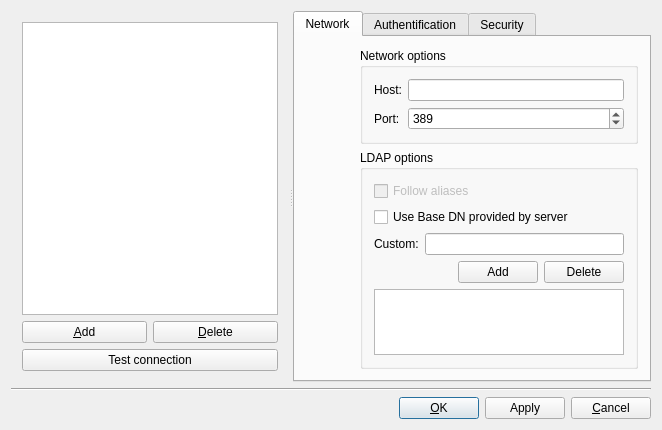
<?xml version="1.0" encoding="UTF-8"?>
<ui version="4.0">
 <author>Wido Depping</author>
 <comment>###########################################################################
#    Copyright (C) 2003 by Wido Depping                                      
#    &lt;wido.depping@tu-clausthal.de&gt;                                                             
#
# Copyright: See COPYING file that comes with this distribution
#
###########################################################################
</comment>
 <class>ServerDialogDesign</class>
 <widget class="QDialog" name="ServerDialogDesign">
  <property name="geometry">
   <rect>
    <x>0</x>
    <y>0</y>
    <width>662</width>
    <height>430</height>
   </rect>
  </property>
  <property name="minimumSize">
   <size>
    <width>550</width>
    <height>350</height>
   </size>
  </property>
  <property name="windowTitle">
   <string>Manage Server List</string>
  </property>
  <layout class="QVBoxLayout">
   <item>
    <widget class="QSplitter" name="splitter">
     <property name="sizePolicy">
      <sizepolicy hsizetype="Expanding" vsizetype="Expanding">
       <horstretch>0</horstretch>
       <verstretch>0</verstretch>
      </sizepolicy>
     </property>
     <property name="orientation">
      <enum>Qt::Horizontal</enum>
     </property>
     <property name="childrenCollapsible">
      <bool>false</bool>
     </property>
     <widget class="QWidget" name="layout3">
      <layout class="QGridLayout" name="serverListGrid">
       <item row="0" column="0" colspan="2">
        <widget class="QListView" name="serverListView">
         <property name="sizePolicy">
          <sizepolicy hsizetype="Expanding" vsizetype="Expanding">
           <horstretch>0</horstretch>
           <verstretch>0</verstretch>
          </sizepolicy>
         </property>
        </widget>
       </item>
       <item row="1" column="0">
        <widget class="QPushButton" name="addButton">
         <property name="text">
          <string>&amp;Add</string>
         </property>
         <property name="autoDefault">
          <bool>true</bool>
         </property>
         <property name="default">
          <bool>false</bool>
         </property>
        </widget>
       </item>
       <item row="1" column="1">
        <widget class="QPushButton" name="deleteButton">
         <property name="text">
          <string>&amp;Delete</string>
         </property>
         <property name="autoDefault">
          <bool>true</bool>
         </property>
        </widget>
       </item>
       <item row="2" column="0" colspan="2">
        <widget class="QPushButton" name="testConnectionButton">
         <property name="text">
          <string>Test connection</string>
         </property>
        </widget>
       </item>
      </layout>
     </widget>
     <widget class="QTabWidget" name="tabWidget">
      <property name="enabled">
       <bool>true</bool>
      </property>
      <property name="sizePolicy">
       <sizepolicy hsizetype="Expanding" vsizetype="Expanding">
        <horstretch>1</horstretch>
        <verstretch>0</verstretch>
       </sizepolicy>
      </property>
      <property name="minimumSize">
       <size>
        <width>48</width>
        <height>48</height>
       </size>
      </property>
      <property name="currentIndex">
       <number>0</number>
      </property>
      <widget class="QWidget" name="networkTab">
       <attribute name="title">
        <string>Network</string>
       </attribute>
       <layout class="QGridLayout">
        <item row="0" column="0">
         <widget class="QLabel" name="networkIcon">
          <property name="sizePolicy">
           <sizepolicy hsizetype="Fixed" vsizetype="Fixed">
            <horstretch>0</horstretch>
            <verstretch>0</verstretch>
           </sizepolicy>
          </property>
          <property name="minimumSize">
           <size>
            <width>48</width>
            <height>48</height>
           </size>
          </property>
          <property name="text">
           <string/>
          </property>
         </widget>
        </item>
        <item row="0" column="1" rowspan="2" colspan="2">
         <layout class="QGridLayout" name="networkOptGrid">
          <item row="0" column="0">
           <widget class="QGroupBox" name="networkGroup">
            <property name="title">
             <string>Network options</string>
            </property>
            <layout class="QGridLayout" name="gridLayout_5">
             <item row="0" column="0">
              <layout class="QGridLayout" name="networkGrid">
               <item row="0" column="0">
                <widget class="QLabel" name="hostLabel">
                 <property name="text">
                  <string>Host:</string>
                 </property>
                 <property name="buddy">
                  <cstring>hostEdit</cstring>
                 </property>
                </widget>
               </item>
               <item row="0" column="1">
                <widget class="QLineEdit" name="hostEdit"/>
               </item>
               <item row="2" column="0">
                <widget class="QLabel" name="portLabel">
                 <property name="text">
                  <string>Port:</string>
                 </property>
                 <property name="buddy">
                  <cstring>portSpinBox</cstring>
                 </property>
                </widget>
               </item>
               <item row="2" column="1">
                <widget class="QSpinBox" name="portSpinBox">
                 <property name="sizePolicy">
                  <sizepolicy hsizetype="Expanding" vsizetype="Fixed">
                   <horstretch>0</horstretch>
                   <verstretch>0</verstretch>
                  </sizepolicy>
                 </property>
                 <property name="maximum">
                  <number>99999</number>
                 </property>
                 <property name="value">
                  <number>389</number>
                 </property>
                </widget>
               </item>
              </layout>
             </item>
            </layout>
           </widget>
          </item>
          <item row="1" column="0">
           <widget class="QGroupBox" name="LDAPGroup">
            <property name="title">
             <string>LDAP options</string>
            </property>
            <layout class="QGridLayout" name="gridLayout_7">
             <item row="0" column="0">
              <layout class="QGridLayout" name="LDAPGrid">
               <item row="0" column="0" colspan="2">
                <widget class="QCheckBox" name="aliasBox">
                 <property name="enabled">
                  <bool>false</bool>
                 </property>
                 <property name="text">
                  <string>Follow aliases</string>
                 </property>
                </widget>
               </item>
               <item row="1" column="0" colspan="2">
                <widget class="QCheckBox" name="baseDNBox">
                 <property name="text">
                  <string>Use Base DN provided by server</string>
                 </property>
                </widget>
               </item>
               <item row="2" column="0">
                <widget class="QLabel" name="baseDNLabel">
                 <property name="sizePolicy">
                  <sizepolicy hsizetype="Maximum" vsizetype="Preferred">
                   <horstretch>0</horstretch>
                   <verstretch>0</verstretch>
                  </sizepolicy>
                 </property>
                 <property name="text">
                  <string>Custom:</string>
                 </property>
                </widget>
               </item>
               <item row="2" column="1">
                <widget class="QLineEdit" name="baseDNEdit"/>
               </item>
               <item row="3" column="1">
                <layout class="QHBoxLayout" name="hLayout">
                 <item>
                  <spacer name="horizontalSpacer">
                   <property name="orientation">
                    <enum>Qt::Horizontal</enum>
                   </property>
                   <property name="sizeHint" stdset="0">
                    <size>
                     <width>40</width>
                     <height>20</height>
                    </size>
                   </property>
                  </spacer>
                 </item>
                 <item>
                  <widget class="QPushButton" name="addBaseDNButton">
                   <property name="text">
                    <string>Add</string>
                   </property>
                   <property name="autoDefault">
                    <bool>false</bool>
                   </property>
                  </widget>
                 </item>
                 <item>
                  <widget class="QPushButton" name="deleteBaseDNButton">
                   <property name="text">
                    <string>Delete</string>
                   </property>
                   <property name="autoDefault">
                    <bool>false</bool>
                   </property>
                  </widget>
                 </item>
                </layout>
               </item>
               <item row="4" column="0" colspan="2">
                <widget class="QListWidget" name="baseDNListWidget"/>
               </item>
              </layout>
             </item>
            </layout>
           </widget>
          </item>
         </layout>
        </item>
        <item row="1" column="0">
         <spacer name="networkIconSpacer">
          <property name="orientation">
           <enum>Qt::Vertical</enum>
          </property>
          <property name="sizeHint" stdset="0">
           <size>
            <width>20</width>
            <height>40</height>
           </size>
          </property>
         </spacer>
        </item>
       </layout>
      </widget>
      <widget class="QWidget" name="tab">
       <attribute name="title">
        <string>Authentification</string>
       </attribute>
       <layout class="QGridLayout" name="gridLayout_3">
        <item row="0" column="1" rowspan="2">
         <layout class="QGridLayout" name="gridLayout">
          <item row="5" column="2">
           <widget class="QGroupBox" name="bindOptGroup">
            <property name="title">
             <string>Bind options</string>
            </property>
            <layout class="QGridLayout" name="gridLayout_8">
             <item row="0" column="0">
              <layout class="QGridLayout" name="bindOptGrid">
               <item row="0" column="0" colspan="2">
                <widget class="QCheckBox" name="bindAnonBox">
                 <property name="text">
                  <string>Anonymous bind</string>
                 </property>
                 <property name="checked">
                  <bool>true</bool>
                 </property>
                </widget>
               </item>
               <item row="1" column="0">
                <widget class="QLabel" name="mechanismLabel">
                 <property name="sizePolicy">
                  <sizepolicy hsizetype="Maximum" vsizetype="Preferred">
                   <horstretch>0</horstretch>
                   <verstretch>0</verstretch>
                  </sizepolicy>
                 </property>
                 <property name="text">
                  <string>Mechanism:</string>
                 </property>
                 <property name="buddy">
                  <cstring>mechanismBox</cstring>
                 </property>
                </widget>
               </item>
               <item row="1" column="1">
                <widget class="QComboBox" name="mechanismBox">
                 <property name="enabled">
                  <bool>false</bool>
                 </property>
                 <property name="sizePolicy">
                  <sizepolicy hsizetype="Expanding" vsizetype="Fixed">
                   <horstretch>0</horstretch>
                   <verstretch>0</verstretch>
                  </sizepolicy>
                 </property>
                 <item>
                  <property name="text">
                   <string>SIMPLE</string>
                  </property>
                 </item>
                 <item>
                  <property name="text">
                   <string>SASL CRAM-MD5</string>
                  </property>
                 </item>
                 <item>
                  <property name="text">
                   <string>SASL DIGEST-MD5</string>
                  </property>
                 </item>
                 <item>
                  <property name="text">
                   <string>SASL EXTERNAL</string>
                  </property>
                 </item>
                 <item>
                  <property name="text">
                   <string>SASL GSSAPI</string>
                  </property>
                 </item>
                 <item>
                  <property name="text">
                   <string>SASL Login</string>
                  </property>
                 </item>
                 <item>
                  <property name="text">
                   <string>SASL Plain</string>
                  </property>
                 </item>
                </widget>
               </item>
               <item row="2" column="0">
                <widget class="QLabel" name="bindAsLabel">
                 <property name="sizePolicy">
                  <sizepolicy hsizetype="Maximum" vsizetype="Preferred">
                   <horstretch>0</horstretch>
                   <verstretch>0</verstretch>
                  </sizepolicy>
                 </property>
                 <property name="text">
                  <string>Bind as:</string>
                 </property>
                 <property name="buddy">
                  <cstring>bindAsEdit</cstring>
                 </property>
                </widget>
               </item>
               <item row="2" column="1">
                <widget class="QLineEdit" name="bindAsEdit">
                 <property name="enabled">
                  <bool>false</bool>
                 </property>
                </widget>
               </item>
               <item row="3" column="0">
                <widget class="QLabel" name="passwordLabel">
                 <property name="sizePolicy">
                  <sizepolicy hsizetype="Maximum" vsizetype="Preferred">
                   <horstretch>0</horstretch>
                   <verstretch>0</verstretch>
                  </sizepolicy>
                 </property>
                 <property name="text">
                  <string>Password:</string>
                 </property>
                 <property name="buddy">
                  <cstring>passwordEdit</cstring>
                 </property>
                </widget>
               </item>
               <item row="3" column="1">
                <widget class="QLineEdit" name="passwordEdit">
                 <property name="enabled">
                  <bool>false</bool>
                 </property>
                 <property name="echoMode">
                  <enum>QLineEdit::Password</enum>
                 </property>
                </widget>
               </item>
              </layout>
             </item>
             <item row="1" column="0">
              <spacer name="vspacer1">
               <property name="orientation">
                <enum>Qt::Vertical</enum>
               </property>
               <property name="sizeHint" stdset="0">
                <size>
                 <width>20</width>
                 <height>40</height>
                </size>
               </property>
              </spacer>
             </item>
            </layout>
           </widget>
          </item>
         </layout>
        </item>
        <item row="0" column="0">
         <widget class="QLabel" name="authIcon">
          <property name="sizePolicy">
           <sizepolicy hsizetype="Fixed" vsizetype="Fixed">
            <horstretch>0</horstretch>
            <verstretch>0</verstretch>
           </sizepolicy>
          </property>
          <property name="minimumSize">
           <size>
            <width>48</width>
            <height>48</height>
           </size>
          </property>
          <property name="text">
           <string/>
          </property>
         </widget>
        </item>
        <item row="1" column="0">
         <spacer name="authIconSpacer">
          <property name="orientation">
           <enum>Qt::Vertical</enum>
          </property>
          <property name="sizeHint" stdset="0">
           <size>
            <width>20</width>
            <height>40</height>
           </size>
          </property>
         </spacer>
        </item>
       </layout>
      </widget>
      <widget class="QWidget" name="securityTab">
       <attribute name="title">
        <string>Security</string>
       </attribute>
       <layout class="QGridLayout" name="gridLayout_4">
        <item row="0" column="0">
         <widget class="QLabel" name="securityIcon">
          <property name="sizePolicy">
           <sizepolicy hsizetype="Fixed" vsizetype="Fixed">
            <horstretch>0</horstretch>
            <verstretch>0</verstretch>
           </sizepolicy>
          </property>
          <property name="minimumSize">
           <size>
            <width>48</width>
            <height>48</height>
           </size>
          </property>
          <property name="text">
           <string/>
          </property>
         </widget>
        </item>
        <item row="0" column="1" rowspan="2">
         <layout class="QGridLayout" name="securityGridLayout">
          <item row="0" column="0">
           <widget class="QGroupBox" name="securityOptGroup">
            <property name="sizePolicy">
             <sizepolicy hsizetype="Preferred" vsizetype="Maximum">
              <horstretch>0</horstretch>
              <verstretch>0</verstretch>
             </sizepolicy>
            </property>
            <property name="title">
             <string>Security options</string>
            </property>
            <layout class="QGridLayout" name="gridLayout_9">
             <item row="0" column="0">
              <widget class="QComboBox" name="encryptionBox">
               <property name="sizePolicy">
                <sizepolicy hsizetype="Expanding" vsizetype="Fixed">
                 <horstretch>0</horstretch>
                 <verstretch>0</verstretch>
                </sizepolicy>
               </property>
               <property name="minimumSize">
                <size>
                 <width>0</width>
                 <height>20</height>
                </size>
               </property>
               <item>
                <property name="text">
                 <string>Unencrypted connection</string>
                </property>
               </item>
               <item>
                <property name="text">
                 <string>Transport Layer Security (TLS)</string>
                </property>
               </item>
               <item>
                <property name="text">
                 <string>Secure Socket Layer (SSL)</string>
                </property>
               </item>
              </widget>
             </item>
            </layout>
           </widget>
          </item>
          <item row="1" column="0">
           <widget class="QGroupBox" name="serverCertGroup">
            <property name="sizePolicy">
             <sizepolicy hsizetype="Preferred" vsizetype="Maximum">
              <horstretch>0</horstretch>
              <verstretch>0</verstretch>
             </sizepolicy>
            </property>
            <property name="title">
             <string>Validate server certificate</string>
            </property>
            <layout class="QGridLayout" name="gridLayout_10">
             <item row="0" column="0">
              <widget class="QComboBox" name="validateBox">
               <property name="sizePolicy">
                <sizepolicy hsizetype="Expanding" vsizetype="Fixed">
                 <horstretch>0</horstretch>
                 <verstretch>0</verstretch>
                </sizepolicy>
               </property>
               <property name="minimumSize">
                <size>
                 <width>0</width>
                 <height>20</height>
                </size>
               </property>
               <item>
                <property name="text">
                 <string>Never</string>
                </property>
               </item>
               <item>
                <property name="text">
                 <string>Allow</string>
                </property>
               </item>
               <item>
                <property name="text">
                 <string>Try</string>
                </property>
               </item>
               <item>
                <property name="text">
                 <string>Demand</string>
                </property>
               </item>
              </widget>
             </item>
            </layout>
           </widget>
          </item>
          <item row="2" column="0">
           <widget class="QGroupBox" name="clientCertOptGroup">
            <property name="sizePolicy">
             <sizepolicy hsizetype="Preferred" vsizetype="Maximum">
              <horstretch>0</horstretch>
              <verstretch>0</verstretch>
             </sizepolicy>
            </property>
            <property name="title">
             <string>Client certificate options</string>
            </property>
            <layout class="QGridLayout" name="gridLayout_11">
             <item row="0" column="0">
              <layout class="QGridLayout" name="clentCertForm">
               <item row="0" column="0" colspan="3">
                <widget class="QCheckBox" name="useClientCertBox">
                 <property name="enabled">
                  <bool>true</bool>
                 </property>
                 <property name="sizePolicy">
                  <sizepolicy hsizetype="Expanding" vsizetype="Fixed">
                   <horstretch>0</horstretch>
                   <verstretch>0</verstretch>
                  </sizepolicy>
                 </property>
                 <property name="minimumSize">
                  <size>
                   <width>0</width>
                   <height>20</height>
                  </size>
                 </property>
                 <property name="text">
                  <string>Use client certificates</string>
                 </property>
                </widget>
               </item>
               <item row="1" column="0">
                <widget class="QLabel" name="certFileLabel">
                 <property name="sizePolicy">
                  <sizepolicy hsizetype="Fixed" vsizetype="Fixed">
                   <horstretch>0</horstretch>
                   <verstretch>0</verstretch>
                  </sizepolicy>
                 </property>
                 <property name="minimumSize">
                  <size>
                   <width>0</width>
                   <height>20</height>
                  </size>
                 </property>
                 <property name="text">
                  <string>Certificate file:</string>
                 </property>
                 <property name="wordWrap">
                  <bool>false</bool>
                 </property>
                 <property name="buddy">
                  <cstring>certFileEdit</cstring>
                 </property>
                </widget>
               </item>
               <item row="1" column="1">
                <widget class="QLineEdit" name="certFileEdit">
                 <property name="enabled">
                  <bool>false</bool>
                 </property>
                 <property name="minimumSize">
                  <size>
                   <width>0</width>
                   <height>20</height>
                  </size>
                 </property>
                </widget>
               </item>
               <item row="2" column="1">
                <widget class="QLineEdit" name="certKeyfileEdit">
                 <property name="enabled">
                  <bool>false</bool>
                 </property>
                 <property name="minimumSize">
                  <size>
                   <width>0</width>
                   <height>20</height>
                  </size>
                 </property>
                </widget>
               </item>
               <item row="1" column="2">
                <widget class="QToolButton" name="certKeyfileButton">
                 <property name="enabled">
                  <bool>false</bool>
                 </property>
                 <property name="minimumSize">
                  <size>
                   <width>0</width>
                   <height>20</height>
                  </size>
                 </property>
                 <property name="text">
                  <string>...</string>
                 </property>
                </widget>
               </item>
               <item row="2" column="2">
                <widget class="QToolButton" name="certFileButton">
                 <property name="enabled">
                  <bool>false</bool>
                 </property>
                 <property name="minimumSize">
                  <size>
                   <width>0</width>
                   <height>20</height>
                  </size>
                 </property>
                 <property name="text">
                  <string>...</string>
                 </property>
                </widget>
               </item>
               <item row="2" column="0">
                <widget class="QLabel" name="certKeyfileLabel">
                 <property name="sizePolicy">
                  <sizepolicy hsizetype="Fixed" vsizetype="Fixed">
                   <horstretch>0</horstretch>
                   <verstretch>0</verstretch>
                  </sizepolicy>
                 </property>
                 <property name="minimumSize">
                  <size>
                   <width>0</width>
                   <height>20</height>
                  </size>
                 </property>
                 <property name="text">
                  <string>Certificate keyfile:</string>
                 </property>
                 <property name="wordWrap">
                  <bool>false</bool>
                 </property>
                 <property name="buddy">
                  <cstring>certKeyfileEdit</cstring>
                 </property>
                </widget>
               </item>
              </layout>
             </item>
            </layout>
           </widget>
          </item>
          <item row="3" column="0">
           <spacer name="vspacer2">
            <property name="orientation">
             <enum>Qt::Vertical</enum>
            </property>
            <property name="sizeHint" stdset="0">
             <size>
              <width>20</width>
              <height>40</height>
             </size>
            </property>
           </spacer>
          </item>
         </layout>
        </item>
        <item row="1" column="0">
         <spacer name="securityIconSpacer">
          <property name="orientation">
           <enum>Qt::Vertical</enum>
          </property>
          <property name="sizeHint" stdset="0">
           <size>
            <width>20</width>
            <height>40</height>
           </size>
          </property>
         </spacer>
        </item>
       </layout>
      </widget>
     </widget>
    </widget>
   </item>
   <item>
    <widget class="Line" name="line">
     <property name="frameShape">
      <enum>QFrame::HLine</enum>
     </property>
     <property name="frameShadow">
      <enum>QFrame::Sunken</enum>
     </property>
    </widget>
   </item>
   <item>
    <layout class="QHBoxLayout" name="bottomHBoxLayout">
     <item>
      <spacer name="hspacer1">
       <property name="orientation">
        <enum>Qt::Horizontal</enum>
       </property>
       <property name="sizeType">
        <enum>QSizePolicy::Expanding</enum>
       </property>
       <property name="sizeHint" stdset="0">
        <size>
         <width>0</width>
         <height>0</height>
        </size>
       </property>
      </spacer>
     </item>
     <item>
      <widget class="QPushButton" name="okButton">
       <property name="focusPolicy">
        <enum>Qt::TabFocus</enum>
       </property>
       <property name="text">
        <string>&amp;OK</string>
       </property>
       <property name="autoDefault">
        <bool>true</bool>
       </property>
       <property name="default">
        <bool>true</bool>
       </property>
       <property name="flat">
        <bool>false</bool>
       </property>
      </widget>
     </item>
     <item>
      <widget class="QPushButton" name="applyButton">
       <property name="sizePolicy">
        <sizepolicy hsizetype="Minimum" vsizetype="Fixed">
         <horstretch>0</horstretch>
         <verstretch>0</verstretch>
        </sizepolicy>
       </property>
       <property name="text">
        <string>Apply</string>
       </property>
       <property name="autoDefault">
        <bool>false</bool>
       </property>
      </widget>
     </item>
     <item>
      <widget class="QPushButton" name="cancelButton">
       <property name="text">
        <string>&amp;Cancel</string>
       </property>
       <property name="shortcut">
        <string>Alt+C</string>
       </property>
       <property name="autoDefault">
        <bool>false</bool>
       </property>
      </widget>
     </item>
    </layout>
   </item>
  </layout>
 </widget>
 <layoutdefault spacing="6" margin="11"/>
 <pixmapfunction>qPixmapFromMimeSource</pixmapfunction>
 <tabstops>
  <tabstop>addButton</tabstop>
  <tabstop>deleteButton</tabstop>
  <tabstop>serverListView</tabstop>
  <tabstop>tabWidget</tabstop>
  <tabstop>hostEdit</tabstop>
  <tabstop>portSpinBox</tabstop>
  <tabstop>aliasBox</tabstop>
  <tabstop>baseDNBox</tabstop>
  <tabstop>baseDNEdit</tabstop>
  <tabstop>addBaseDNButton</tabstop>
  <tabstop>deleteBaseDNButton</tabstop>
  <tabstop>baseDNListWidget</tabstop>
  <tabstop>bindAnonBox</tabstop>
  <tabstop>mechanismBox</tabstop>
  <tabstop>bindAsEdit</tabstop>
  <tabstop>passwordEdit</tabstop>
  <tabstop>encryptionBox</tabstop>
  <tabstop>validateBox</tabstop>
  <tabstop>useClientCertBox</tabstop>
  <tabstop>certFileEdit</tabstop>
  <tabstop>certKeyfileButton</tabstop>
  <tabstop>certKeyfileEdit</tabstop>
  <tabstop>certFileButton</tabstop>
  <tabstop>okButton</tabstop>
  <tabstop>applyButton</tabstop>
  <tabstop>cancelButton</tabstop>
 </tabstops>
 <resources/>
 <connections>
  <connection>
   <sender>addBaseDNButton</sender>
   <signal>clicked()</signal>
   <receiver>ServerDialogDesign</receiver>
   <slot>addBaseDN()</slot>
   <hints>
    <hint type="sourcelabel">
     <x>473</x>
     <y>247</y>
    </hint>
    <hint type="destinationlabel">
     <x>186</x>
     <y>85</y>
    </hint>
   </hints>
  </connection>
  <connection>
   <sender>addButton</sender>
   <signal>clicked()</signal>
   <receiver>ServerDialogDesign</receiver>
   <slot>addServer()</slot>
   <hints>
    <hint type="sourcelabel">
     <x>52</x>
     <y>366</y>
    </hint>
    <hint type="destinationlabel">
     <x>99</x>
     <y>122</y>
    </hint>
   </hints>
  </connection>
  <connection>
   <sender>applyButton</sender>
   <signal>clicked()</signal>
   <receiver>ServerDialogDesign</receiver>
   <slot>saveServerlist()</slot>
   <hints>
    <hint type="sourcelabel">
     <x>467</x>
     <y>409</y>
    </hint>
    <hint type="destinationlabel">
     <x>184</x>
     <y>34</y>
    </hint>
   </hints>
  </connection>
  <connection>
   <sender>baseDNBox</sender>
   <signal>toggled(bool)</signal>
   <receiver>addBaseDNButton</receiver>
   <slot>setDisabled(bool)</slot>
   <hints>
    <hint type="sourcelabel">
     <x>572</x>
     <y>191</y>
    </hint>
    <hint type="destinationlabel">
     <x>473</x>
     <y>247</y>
    </hint>
   </hints>
  </connection>
  <connection>
   <sender>baseDNBox</sender>
   <signal>toggled(bool)</signal>
   <receiver>deleteBaseDNButton</receiver>
   <slot>setDisabled(bool)</slot>
   <hints>
    <hint type="sourcelabel">
     <x>572</x>
     <y>191</y>
    </hint>
    <hint type="destinationlabel">
     <x>571</x>
     <y>247</y>
    </hint>
   </hints>
  </connection>
  <connection>
   <sender>baseDNBox</sender>
   <signal>toggled(bool)</signal>
   <receiver>baseDNEdit</receiver>
   <slot>setDisabled(bool)</slot>
   <hints>
    <hint type="sourcelabel">
     <x>572</x>
     <y>191</y>
    </hint>
    <hint type="destinationlabel">
     <x>572</x>
     <y>217</y>
    </hint>
   </hints>
  </connection>
  <connection>
   <sender>baseDNBox</sender>
   <signal>toggled(bool)</signal>
   <receiver>baseDNListWidget</receiver>
   <slot>setDisabled(bool)</slot>
   <hints>
    <hint type="sourcelabel">
     <x>572</x>
     <y>191</y>
    </hint>
    <hint type="destinationlabel">
     <x>455</x>
     <y>324</y>
    </hint>
   </hints>
  </connection>
  <connection>
   <sender>bindAsEdit</sender>
   <signal>returnPressed()</signal>
   <receiver>ServerDialogDesign</receiver>
   <slot>addBaseDN()</slot>
   <hints>
    <hint type="sourcelabel">
     <x>572</x>
     <y>133</y>
    </hint>
    <hint type="destinationlabel">
     <x>318</x>
     <y>199</y>
    </hint>
   </hints>
  </connection>
  <connection>
   <sender>cancelButton</sender>
   <signal>clicked()</signal>
   <receiver>ServerDialogDesign</receiver>
   <slot>reject()</slot>
   <hints>
    <hint type="sourcelabel">
     <x>554</x>
     <y>410</y>
    </hint>
    <hint type="destinationlabel">
     <x>318</x>
     <y>199</y>
    </hint>
   </hints>
  </connection>
  <connection>
   <sender>certFileButton</sender>
   <signal>clicked()</signal>
   <receiver>ServerDialogDesign</receiver>
   <slot>certFileDialog()</slot>
   <hints>
    <hint type="sourcelabel">
     <x>572</x>
     <y>254</y>
    </hint>
    <hint type="destinationlabel">
     <x>303</x>
     <y>216</y>
    </hint>
   </hints>
  </connection>
  <connection>
   <sender>certKeyfileButton</sender>
   <signal>clicked()</signal>
   <receiver>ServerDialogDesign</receiver>
   <slot>certKeyfileDialog()</slot>
   <hints>
    <hint type="sourcelabel">
     <x>572</x>
     <y>228</y>
    </hint>
    <hint type="destinationlabel">
     <x>303</x>
     <y>216</y>
    </hint>
   </hints>
  </connection>
  <connection>
   <sender>deleteBaseDNButton</sender>
   <signal>clicked()</signal>
   <receiver>ServerDialogDesign</receiver>
   <slot>deleteBaseDN()</slot>
   <hints>
    <hint type="sourcelabel">
     <x>571</x>
     <y>247</y>
    </hint>
    <hint type="destinationlabel">
     <x>303</x>
     <y>216</y>
    </hint>
   </hints>
  </connection>
  <connection>
   <sender>deleteButton</sender>
   <signal>clicked()</signal>
   <receiver>ServerDialogDesign</receiver>
   <slot>deleteServer()</slot>
   <hints>
    <hint type="sourcelabel">
     <x>143</x>
     <y>366</y>
    </hint>
    <hint type="destinationlabel">
     <x>303</x>
     <y>216</y>
    </hint>
   </hints>
  </connection>
  <connection>
   <sender>okButton</sender>
   <signal>clicked()</signal>
   <receiver>ServerDialogDesign</receiver>
   <slot>accept()</slot>
   <hints>
    <hint type="sourcelabel">
     <x>372</x>
     <y>410</y>
    </hint>
    <hint type="destinationlabel">
     <x>309</x>
     <y>122</y>
    </hint>
   </hints>
  </connection>
  <connection>
   <sender>useClientCertBox</sender>
   <signal>toggled(bool)</signal>
   <receiver>certFileEdit</receiver>
   <slot>setEnabled(bool)</slot>
   <hints>
    <hint type="sourcelabel">
     <x>572</x>
     <y>202</y>
    </hint>
    <hint type="destinationlabel">
     <x>541</x>
     <y>228</y>
    </hint>
   </hints>
  </connection>
  <connection>
   <sender>useClientCertBox</sender>
   <signal>toggled(bool)</signal>
   <receiver>certKeyfileEdit</receiver>
   <slot>setEnabled(bool)</slot>
   <hints>
    <hint type="sourcelabel">
     <x>572</x>
     <y>202</y>
    </hint>
    <hint type="destinationlabel">
     <x>541</x>
     <y>254</y>
    </hint>
   </hints>
  </connection>
  <connection>
   <sender>useClientCertBox</sender>
   <signal>toggled(bool)</signal>
   <receiver>certFileButton</receiver>
   <slot>setEnabled(bool)</slot>
   <hints>
    <hint type="sourcelabel">
     <x>572</x>
     <y>202</y>
    </hint>
    <hint type="destinationlabel">
     <x>572</x>
     <y>254</y>
    </hint>
   </hints>
  </connection>
  <connection>
   <sender>useClientCertBox</sender>
   <signal>toggled(bool)</signal>
   <receiver>certKeyfileButton</receiver>
   <slot>setEnabled(bool)</slot>
   <hints>
    <hint type="sourcelabel">
     <x>572</x>
     <y>202</y>
    </hint>
    <hint type="destinationlabel">
     <x>572</x>
     <y>228</y>
    </hint>
   </hints>
  </connection>
  <connection>
   <sender>bindAnonBox</sender>
   <signal>toggled(bool)</signal>
   <receiver>mechanismBox</receiver>
   <slot>setDisabled(bool)</slot>
   <hints>
    <hint type="sourcelabel">
     <x>572</x>
     <y>81</y>
    </hint>
    <hint type="destinationlabel">
     <x>572</x>
     <y>107</y>
    </hint>
   </hints>
  </connection>
  <connection>
   <sender>bindAnonBox</sender>
   <signal>toggled(bool)</signal>
   <receiver>bindAsEdit</receiver>
   <slot>setDisabled(bool)</slot>
   <hints>
    <hint type="sourcelabel">
     <x>572</x>
     <y>81</y>
    </hint>
    <hint type="destinationlabel">
     <x>572</x>
     <y>133</y>
    </hint>
   </hints>
  </connection>
  <connection>
   <sender>bindAnonBox</sender>
   <signal>toggled(bool)</signal>
   <receiver>passwordEdit</receiver>
   <slot>setDisabled(bool)</slot>
   <hints>
    <hint type="sourcelabel">
     <x>572</x>
     <y>81</y>
    </hint>
    <hint type="destinationlabel">
     <x>572</x>
     <y>159</y>
    </hint>
   </hints>
  </connection>
  <connection>
   <sender>testConnectionButton</sender>
   <signal>clicked()</signal>
   <receiver>ServerDialogDesign</receiver>
   <slot>testConnection()</slot>
   <hints>
    <hint type="sourcelabel">
     <x>87</x>
     <y>372</y>
    </hint>
    <hint type="destinationlabel">
     <x>303</x>
     <y>216</y>
    </hint>
   </hints>
  </connection>
 </connections>
 <slots>
  <slot>addServer()</slot>
  <slot>deleteServer()</slot>
  <slot>manageBaseDn()</slot>
  <slot>addBaseDN()</slot>
  <slot>deleteBaseDN()</slot>
  <slot>saveServerlist()</slot>
  <slot>certFileDialog()</slot>
  <slot>certKeyfileDialog()</slot>
  <slot>testConnection()</slot>
 </slots>
</ui>
